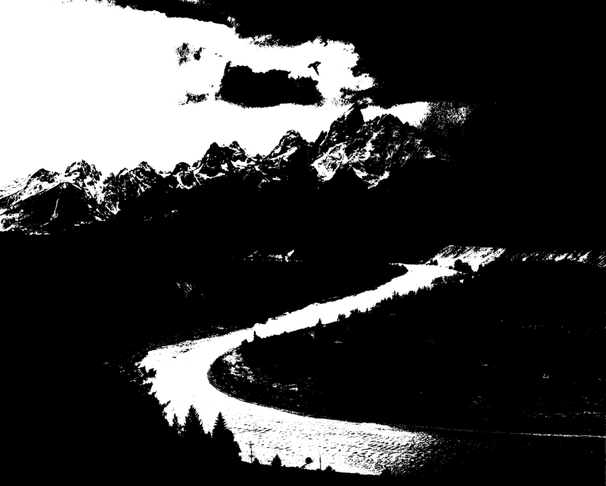
#> input picture bw.png, 606 x 486 px, shrunk from 1000 x 801 before the run
$ python raw.py
#> lines starting #> are read from the running program, lines starting #| are printed output that depends on the picture; after the words box and inside, x2 and y2 are one past the last pixel; in counts of white or black regions, pixels touching at a corner belong together; pictures that were not available may be replaced by others from this repository, and a replacement may not be noted
from PIL import Image

def image_to_raw(input_path, output_path, mode):
    """
    mode: 'bw', 'gray', 'color'
    """
#> called with input_path = 'bw.png', output_path = 'bw.raw', mode = 'bw'
    img = Image.open(input_path)
#> img is the input picture: PIL image 606x486 L; min 0, max 255, mean 60.7

    if mode == 'bw':
        img = img.convert('L')
        # Чисто 0 или 255
        img = img.point(lambda x: 0 if x < 128 else 255, 'L')
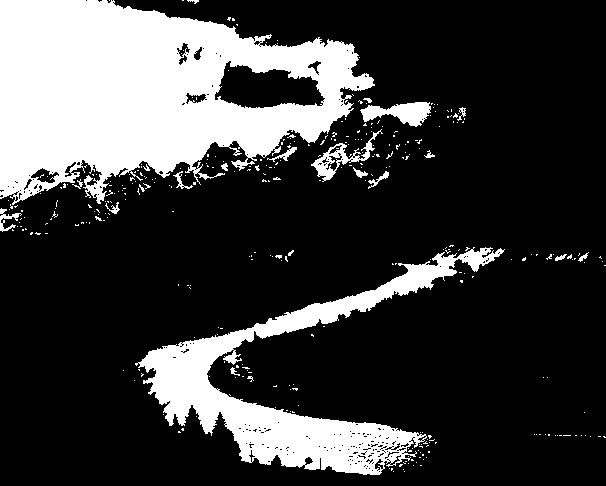
#> img: PIL image 606x486 L; 23.6% white; 346 white regions (326 under 20 px), largest, box (x1, y1, x2, y2) and area: (0, 0, 375, 205) 46983, (135, 247, 505, 475) 18741, (360, 102, 431, 127) 995
    elif mode == 'grey':
        img = img.convert('L')
    elif mode == 'color':
        img = img.convert('RGB')

    data = img.tobytes()

    with open(output_path, 'wb') as f:
        # Добавляем метаданные (тип изображения)
        f.write(mode.encode())  # 'bw', 'gray', 'color'
        f.write(data)

# Примеры использования
image_to_raw("bw.png", "bw.raw", "bw")
image_to_raw("grey.png", "gray.raw", "grey")
#> call 2 of image_to_raw, with input_path = 'grey.png', output_path = 'gray.raw', mode = 'grey'
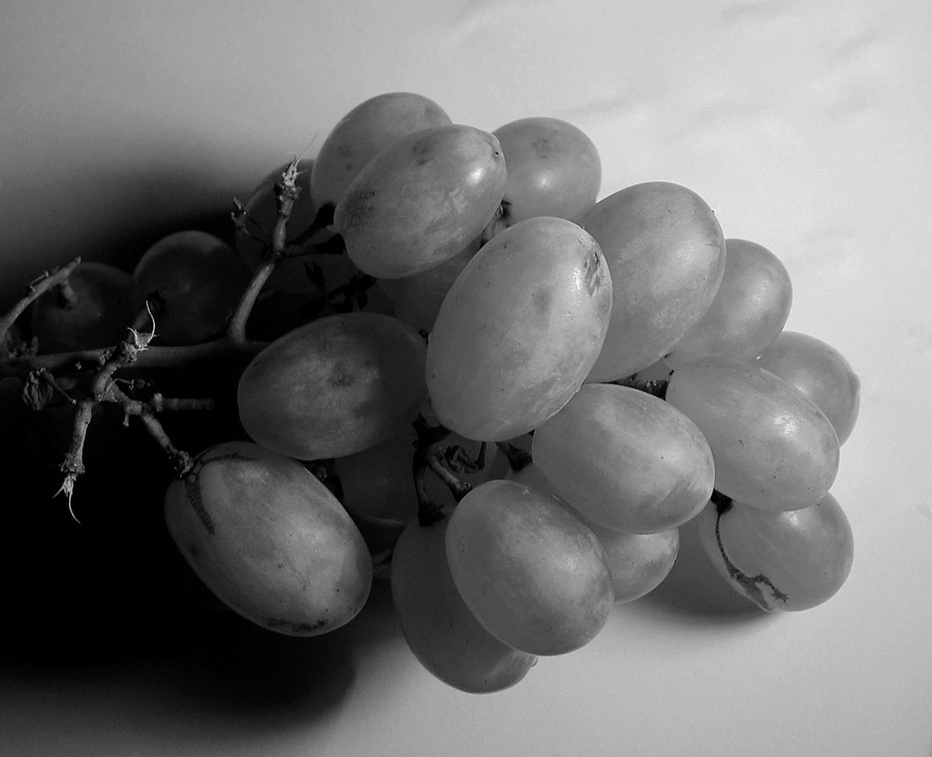
#> input picture grey.jpg, 932 x 757 px, shrunk from 1536 x 1249 before the run, given in place of grey.png, which was not available
#> in image_to_raw, img is the input picture: PIL image 932x757 RGB; min 0, max 255, mean 113.4
image_to_raw("color.jpg", "color.raw", "color")
#> call 3 of image_to_raw, with input_path = 'color.jpg', output_path = 'color.raw', mode = 'color'
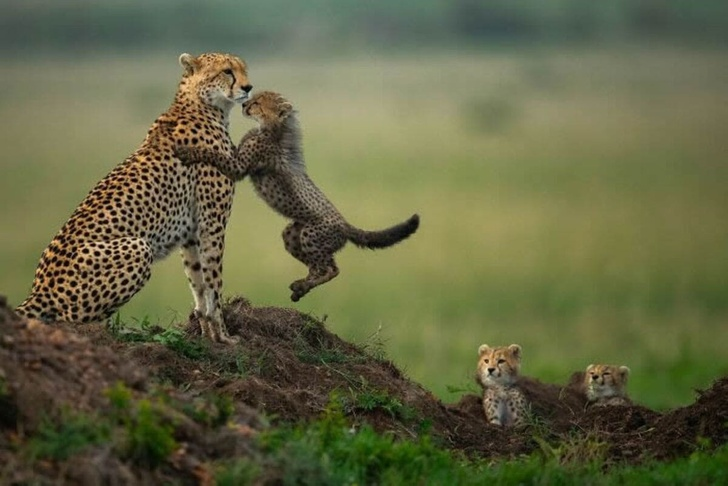
#> input picture color.jpg, 728 x 486 px, shrunk from 1200 x 801 before the run
#> in image_to_raw, img is the input picture: PIL image 728x486 RGB; mean R, G, B 99.6, 101.7, 68.2
